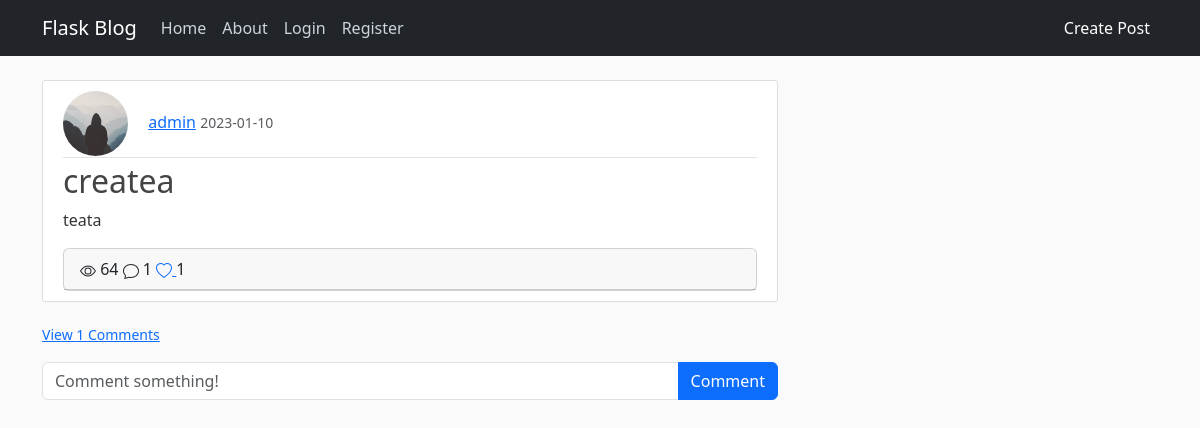
/post/1, run on an earlier commit of the app's database.
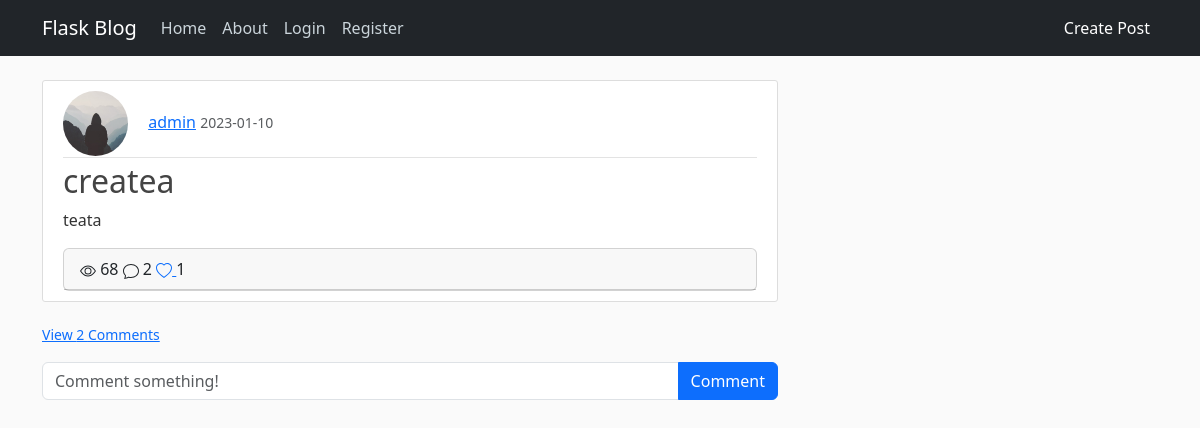
And on a later commit of the database.
### blog/models.py (models this page shows, shortened)
class Post(db.Model):
    id = db.Column(db.Integer, primary_key=True)
    title = db.Column(db.String(100), nullable=False)
    date_posted = db.Column(db.DateTime, nullable=False, default=datetime.utcnow)
    content = db.Column(db.Text, nullable=False)
    user_id = db.Column(db.Integer, db.ForeignKey('user.id'), nullable=False)
    views = db.Column(db.Integer, default=0)
    comments = db.relationship('Comment', backref='post', passive_deletes=True)
    likes = db.relationship('Like', backref='post', passive_deletes=True)

### blog/post/views.py (the view)
@post.route('/post/<int:post_id>')
def post_detail(post_id):
    post = Post.query.get_or_404(post_id)
    reviews = Comment.query.filter_by(post_id=post_id)
    post.views += 1
    db.session.commit()
    return render_template('post.html', title=post.title, post=post, reviews=reviews)

### blog/templates/post.html (shortened to what this page needs)
{% extends "base.html" %}
{% block content %}
  <article class="media content-section">
    <div class="media-body">
      <div class="article-metadata">
        <img class="rounded-circle article-img" src="{{ url_for('static', filename='profile_pics/' + post.user.image_file) }}">
        <a class="mr-2" href="#">{{ post.user.username }}</a>
        <small class="text-muted">{{ post.date_posted.strftime('%Y-%m-%d') }}</small>
      </div>
      <h2 class="article-title">{{ post.title }}</h2>
      <p class="article-content">{{ post.content }}</p>
      <div class="card">
       <div class="card-header">
           {{post.views}}
            {{post.comments|length}}
           <a href="/like-post/{{post.id}}">
           </a>
             {{post.likes|length}}
       </div>
      </div>
    </div>
  </article>
      <p class="card-text">
        {% if post.comments|length > 0 %}
        <a data-bs-toggle="collapse" href="#comments-{{post.id}}" role="button">
          <small>View {{post.comments|length}} Comments</small>
        </a>
        {% else %}
        <small class="text-muted">No Comments</small>
        {% endif %}
      </p>
     <form class="input-group mb-3" method="POST" action="/create-comment/{{post.id}}">
        <input
          type="text"
          id="text"
          name="text"
          class="form-control"
          placeholder="Comment something!"
        />
        <button type="submit" class="btn btn-primary">Comment</button>
      </form>
{% endblock content %}

What changed in the data, as far as the page shows it:
changed Post "createa": views "64" → "68"
Also different on the page:
{{ post.comments|length }}: "1" → "2"
